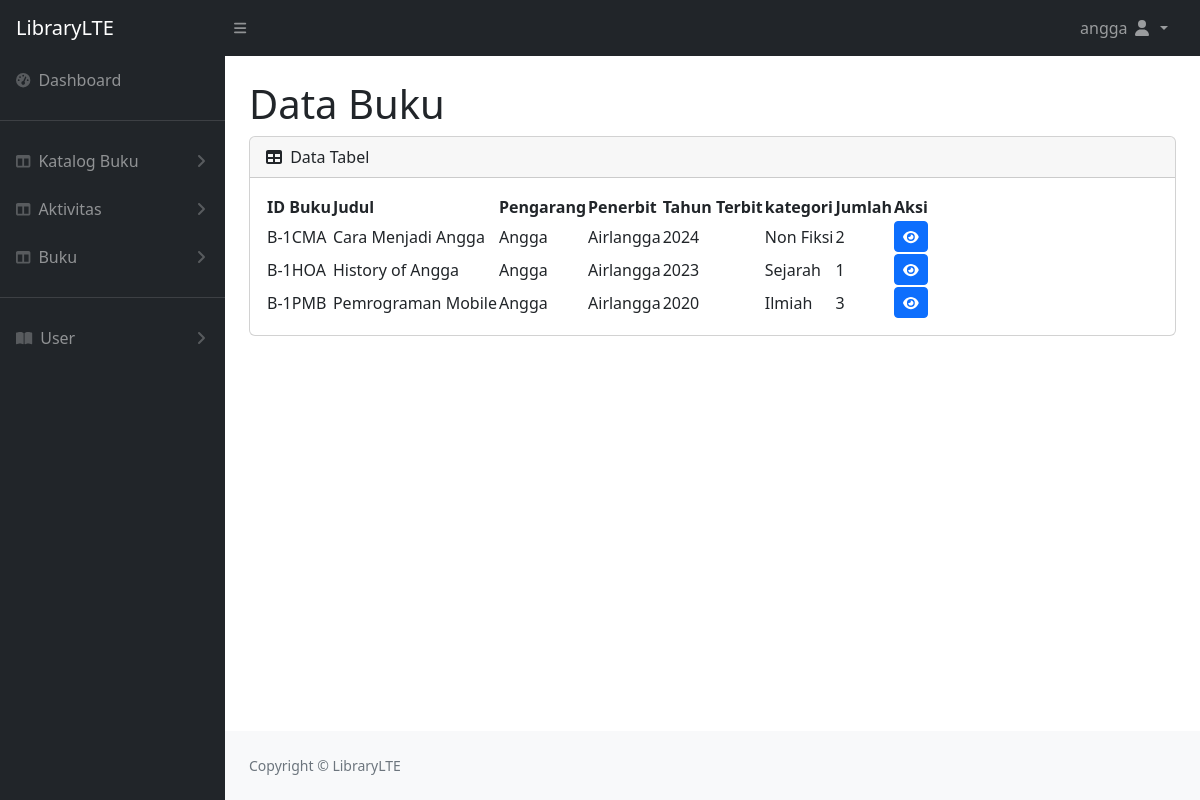
The app's page /katalog/index.php (signed in) with its own data.
### tables this page shows
CREATE TABLE `staff` (
  `staff_id` char(8) NOT NULL,
  `nama` varchar(100) DEFAULT NULL,
  `jabatan` varchar(100) DEFAULT NULL,
  `email` varchar(100) DEFAULT NULL,
  `telepon` varchar(20) DEFAULT NULL,
  `sandi` char(25) NOT NULL
);

CREATE TABLE `katalog` (
  `katalog_id` char(8) NOT NULL,
  `buku_id` char(8) DEFAULT NULL
);

CREATE TABLE `buku` (
  `buku_id` char(8) NOT NULL,
  `judul` varchar(100) DEFAULT NULL,
  `pengarang` varchar(100) DEFAULT NULL,
  `penerbit` varchar(100) DEFAULT NULL,
  `tahun_terbit` int(11) DEFAULT NULL,
  `sinopsis` text DEFAULT NULL,
  `kategori_id` int(11) DEFAULT NULL
);

CREATE TABLE `kategori` (
  `kategori_id` int(11) NOT NULL,
  `nama_kategori` varchar(50) DEFAULT NULL
);

### katalog/index.php (the view, shortened to what this page needs)
<?php
require '../header.php';
?>
<main>
   <div class="container-fluid px-4">
      <h1 class="mt-4">Data Buku</h1>
      <div class="card mb-4">
         <div class="card-header">
            <i class="fas fa-table me-1"></i>
            Data Tabel
         </div>
         <div class="card-body">
            <table id="datatablesSimple">
               <thead>
                  <tr>
                     <th>ID Buku</th>
                     <th>Judul</th>
                     <th>Pengarang</th>
                     <th>Penerbit</th>
                     <th>Tahun Terbit</th>
                     <th>kategori</th>
                     <th>Jumlah</th>
                     <th>Aksi</th>
                  </tr>
               </thead>
               <tbody>
                  <?php
                  include '../config/koneksi.php';
                  if (!isset($_GET['kategori'])) {
                     $sql = "SELECT count('katalog.buku_id') as 'qty', katalog.*, buku.*, kategori.* FROM katalog
                        LEFT JOIN buku ON katalog.buku_id=buku.buku_id
                        LEFT JOIN kategori ON buku.kategori_id=kategori.kategori_id
                        GROUP BY katalog.buku_id"
                        ;
                  }
                  $result = $mysqli->query($sql);
                  if ($result->num_rows > 0) {
                     while ($row = $result->fetch_assoc()) { ?>
                        <tr>
                           <td>
                              <?php echo $row["buku_id"]; ?>
                           </td>
                           <td>
                              <?php echo $row["judul"]; ?>
                           </td>
                           <td>
                              <?php echo $row["pengarang"]; ?>
                           </td>
                           <td>
                              <?php echo $row["penerbit"]; ?>
                           </td>
                           <td>
                              <?php echo $row["tahun_terbit"]; ?>
                           </td>
                           <td>
                              <?php echo $row["nama_kategori"]; ?>
                           </td>
                           <td>
                              <?php echo $row["qty"]; ?>
                           </td>
                           <td>
                              <a href="../katalog/detail.php?id=<?php echo $row["buku_id"]; ?>">
                                 <button type="button" class="btn btn-primary btn-sm"><i class="fa fa-eye"></i></button>
                              </a>
                           </td>
                        </tr>
                     <?php }
                  } ?>
            </table>
            </div>
        </div>
    </div>
</main>
            <?php
            require '../footer.php';
            ?>

### header.php (shortened to what this page needs)
<!DOCTYPE html>
<html lang="en">
    <head>
        <link href="https://cdn.jsdelivr.net/npm/simple-datatables@7.1.2/dist/style.min.css" rel="stylesheet" />
        <link href="../bootstrap/css/styles.css" rel="stylesheet" />
        <link href="https://cdn.jsdelivr.net/npm/select2@4.1.0-rc.0/dist/css/select2.min.css" rel="stylesheet" />
    </head>
    <body class="sb-nav-fixed">
        <nav class="sb-topnav navbar navbar-expand navbar-dark bg-dark">
            <a class="navbar-brand ps-3" href="index.html">LibraryLTE</a>
            <button class="btn btn-link btn-sm order-1 order-lg-0 me-4 me-lg-0" id="sidebarToggle" href="#!"><i class="fas fa-bars"></i></button>
            <ul class="navbar-nav ms-auto ms-md-0 me-3 me-lg-4">
                <li class="nav-item dropdown">
                    <a class="nav-link dropdown-toggle" id="navbarDropdown" href="#" role="button" data-bs-toggle="dropdown" aria-expanded="false"><?php  ?>
                    <?php
                    require ('../config/koneksi.php');
                    $id = $_SESSION['id'];
                    $sql = "SELECT * FROM staff WHERE staff_id='$id'";
                    $result = $mysqli->query($sql);
                    if ($result->num_rows > 0) {
                        $row = $result->fetch_assoc();
                        echo $row["nama"];
                    };
                    ?>
                        <i class="fas fa-user fa-fw"></i>
                    </a>
                </li>
            </ul>
</nav>
        <div id="layoutSidenav">
            <div id="layoutSidenav_nav">
                <nav class="sb-sidenav accordion sb-sidenav-dark" id="sidenavAccordion">
                    <div class="sb-sidenav-menu">
                        <div class="nav">
                            <a class="nav-link" href="../dashboard/">
                                <div class="sb-nav-link-icon"><i class="fas fa-tachometer-alt"></i></div>
                                Dashboard
                            </a>
                            <hr>
                            <a class="nav-link collapsed" href="" data-bs-toggle="collapse" data-bs-target="#collapseKatalog" aria-expanded="false" aria-controls="collapseLayouts">
                                <div class="sb-nav-link-icon"><i class="fas fa-columns"></i></div>
                                Katalog Buku
                                <div class="sb-sidenav-collapse-arrow"><i class="fas fa-angle-down"></i></div>
                            </a>
                            <a class="nav-link collapsed" href="" data-bs-toggle="collapse" data-bs-target="#collapseAktivitas" aria-expanded="false" aria-controls="collapseLayouts">
                                <div class="sb-nav-link-icon"><i class="fas fa-columns"></i></div>
                                Aktivitas
                                <div class="sb-sidenav-collapse-arrow"><i class="fas fa-angle-down"></i></div>
                            </a>
                            <a class="nav-link collapsed" href="" data-bs-toggle="collapse" data-bs-target="#collapseBuku" aria-expanded="false" aria-controls="collapseCash">
                                <div class="sb-nav-link-icon"><i class="fas fa-columns"></i></div>
                                Buku
                                <div class="sb-sidenav-collapse-arrow"><i class="fas fa-angle-down"></i></div>
                            </a>
                            <hr>
                            <a class="nav-link collapsed" href="#" data-bs-toggle="collapse" data-bs-target="#collapseLainnya" aria-expanded="false" aria-controls="collapseLainnya">
                                <div class="sb-nav-link-icon"><i class="fas fa-book-open"></i></div>
                                User
                                <div class="sb-sidenav-collapse-arrow"><i class="fas fa-angle-down"></i></div>
                            </a>
                        </div>
                    </div>
                </nav>
            </div>
            <div id="layoutSidenav_content">

### records on screen
staff: nama "angga"
katalog: buku.buku_id "B-1CMA", buku.judul "Cara Menjadi Angga", buku.pengarang "Angga", buku.penerbit "Airlangga", buku.tahun_terbit "2024", kategori.nama_kategori "Non Fiksi", qty "2"
katalog: buku.buku_id "B-1HOA", buku.judul "History of Angga", buku.pengarang "Angga", buku.penerbit "Airlangga", buku.tahun_terbit "2023", kategori.nama_kategori "Sejarah", qty "1"
katalog: buku.buku_id "B-1PMB", buku.judul "Pemrograman Mobile", buku.pengarang "Angga", buku.penerbit "Airlangga", buku.tahun_terbit "2020", kategori.nama_kategori "Ilmiah", qty "3"
